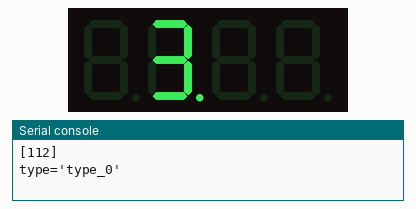
Recording of a program running on a simulated Raspberry Pi Pico running MicroPython. On the bench: 4-digit seven-segment display, the last lines printed to the serial console.

Above: at 0.1 s.
At 2.1 s:
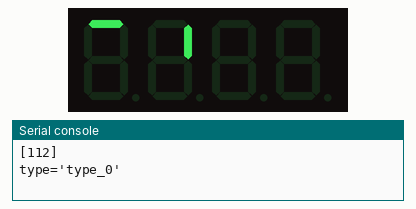
At 5.1 s:
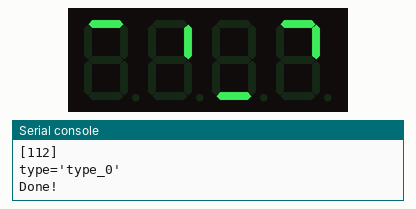
At 15.1 s:
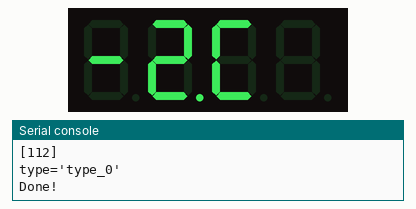
At 30.1 s:
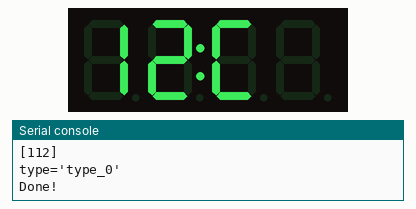
At 38.1 s:
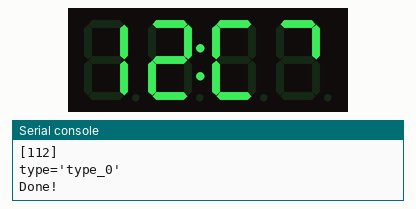

Measured:
- what the display in image 2 shows lasts 5.0 s, from 5.0 s to 10.0 s
- what the display in image 5 shows lasts 1.0 s, from 38.0 s to 39.0 s

The program:

ht16k33_lib.py
```python
'''
HT16K33経由、4桁7segment LED表示器用モジュール
2025/7/29
'''

from micropython import const

class MyHT16K33:
    ''' HT16K33に接続された 4桁7segment LEDディスプレイを操作するクラス '''
    DISPLAY_SETUP = const(0x80)
    BLINK_DISPLAYON = const(0x01)
    CMD_BRIGHTNESS = const(0xE0)
    OSCILATOR_ON = const(0x21)

    SEG_MAP = {' ': 0x00, '!': 0x86, '"': 0x22, '#': 0x7e, '$': 0x6d,
               '%': 0xd2, '&': 0x46, "'": 0x20, '(': 0x29, ')': 0x0b,
               '*': 0x21, '+': 0x70, ',': 0x10, '-': 0x40, '.': 0x80, '/': 0x52,

               '0': 0x3F, '1': 0x06, '2': 0x5B, '3': 0x4F, '4': 0x66,
               '5': 0x6D, '6': 0x7D, '7': 0x07, '8': 0x7F, '9': 0x6F,

               ':': 0x09, ';': 0x0d, '<': 0x61, '=': 0x48, '>': 0x43, '?': 0xd3, '@': 0x5f,

               'A': 0x77, 'B': 0x7C, 'C': 0x39, 'D': 0x5E, 'E': 0x79, 'F': 0x71, 'G': 0x3D,
               'H': 0x76, 'I': 0x06, 'J': 0x1E, 'K': 0x76, 'L': 0x38, 'M': 0x55, 'N': 0x54,
               'O': 0x3F, 'P': 0x73, 'Q': 0x67, 'R': 0x50, 'S': 0x6D, 'T': 0x78, 'U': 0x3E,
               'V': 0x1C, 'W': 0x2A, 'X': 0x76, 'Y': 0x6E, 'Z': 0x5B,

               '[': 0x39, '\\': 0x64, ']': 0x0f, '^': 0x23, '_': 0x08, '`': 0x02,
               }

    # 4桁7segment LED表示器のプロファイル
    DISPLAY_PROFILES = {
        "type_0": {         # type_0 : Linear Mapping 4digits and collon
            "digit_mapping": [0, 2, 4, 6],  # 表示桁とRAMアドレスのマッピング
            "colon_address": 8,             # コロン表示用 RAMアドレス
            "digit_count": 5                #
        },
        "type_1": {         # type_1 : 2 + collon + 2 type
            "digit_mapping": [0, 2, 6, 8],
            "colon_address": 4,
            "digit_count": 5
        }
    }

    @classmethod
    def get_seg(cls, chr: str) -> int:
        ''' segment表示データを取得する '''
        return cls.SEG_MAP.get(chr[0].upper(), 0x00)

    def __init__(self, i2c, address=0x70, type: str='type_0'):
        ''' HT16K33に接続された 4桁7segment LEDディスプレイを操作するクラス '''
        self.i2c = i2c          # I2Cインスタンス
        self.addr = address     # I2Cアドレス

        type = type if type in self.__class__.DISPLAY_PROFILES.keys() else "type_0"
        print(f"{type=}")
        self.PROFILE = self.__class__.DISPLAY_PROFILES[type]
        self.digits = len(self.PROFILE["digit_mapping"])    # 表示桁数
        # self.digit_mappling = self.__class__.DISPLAY_PROFILES["type_1"]["digit_mapping"]

        self._blinkrate = 0

        self._write_cmd(MyHT16K33.OSCILATOR_ON)     # Oscillator ON
        self.clear_display()
        self.set_display(True)                      # Display ON, Blink OFF
        self.set_brightness(15)                     # Brightness = Max

    def _write_cmd(self, data: int):
        ''' コマンドを送信する '''
        self.i2c.writeto(self.addr, bytearray([data & 0xff]))

    def _write_data(self, memaddr: int, buf: bytearray):
        ''' 指定のメモリアドレスにデータを書き込む '''
        self.i2c.writeto_mem(self.addr, memaddr, buf)

    def clear_display(self):
        ''' ディスプレイのデータをクリアする '''
        for i in range(self.PROFILE["digit_count"]):
            self._write_data(i * 2, bytearray([0x00]))

    def set_display(self, on: bool=True):
        ''' ディスプレイを表示／非表示状態にする '''
        if on:
            self._write_cmd(MyHT16K33.DISPLAY_SETUP | 0x01)
        else:
            self._write_cmd(MyHT16K33.DISPLAY_SETUP)

    def set_brightness(self, level: int):
        ''' ディスプレイの明るさを設定する（level = 0 ～ 15:max） '''
        if level:
            self._brightness = max(min(level, 0x0f), 0x00)
            self._write_cmd(self.CMD_BRIGHTNESS | level)
        return self._brightness

    def set_blinkrate(self, rate: int):
        ''' ディスプレイのブリンクレートを設定する（rate = 0:off ～ 3:0.5Hz） '''
        self._blinkrate = max(min(rate, 3), 0)
        self._write_cmd(MyHT16K33.DISPLAY_SETUP | self._blinkrate << 1 | 0x01)

    def write_segment(self, pos: int, data: int):
        ''' ディスプレイの指定桁に表示データを書き込む '''
        adrs = self.PROFILE["digit_mapping"][pos]
        self._write_data(adrs, bytearray([data]))

    def write_data(self, adrs: int, data: int):
        ''' ディスプレイの指定アドレスに表示データを書き込む '''
        # addrs = self.PROFILE["digit_mapping"][adrs] * 2
        self._write_data(adrs, bytearray([data]))

    def set_colon(self):
        self.write_data(self.PROFILE["colon_address"], 0x03)
        # self.write_data(self.digits, 0x03)

    def set_degree(self):
        self.write_data(self.PROFILE["colon_address"], 0x04)

    def set_extra(self, data: int=0x04):
        self.write_data(self.PROFILE["colon_address"], data)

    def write_char(self, pos: int, char: str, dot: bool=False):
        ''' ディスプレイの指定桁に表示文字を書き込む '''
        if 0 <= pos < self.digits:
            char = char[0] if char else ' '
            data = self.__class__.get_seg(char)
            if dot:
                data |= 0x80
            self.write_segment(pos, data)

    def write_number(self, value: float, pos: int=0, width: int=0, precision: int=1 ):
        ''' 浮動小数点数を表示する '''
        data_format = f"{{:{width+1}.{precision}f}}"

        # 浮動小数点数を文字列に変換、文字列を文字のリストに変換する
        # '12.7' -> ['1', '2', '.', '7']
        listval = list(data_format.format(value))

        if width:
            listval = listval[:width+1]

        # 小数点を数字に結合する
        # ['1', '2', '.', '7'] -> ['1', '2.', '7']
        sl = []
        for c in listval:
            if c == '.' and sl and sl[-1][-1] != '.':
                sl[-1] += c
            else:
                sl.append(c)

        # 末尾の小数点は消す
        sl[-1] = sl[-1][0]

        # 小数点があれば数字に合成して表示する
        wpos = pos
        for d in sl:
            self.write_char(wpos, d[0], dot=(d[-1] == '.'))
            wpos += 1


    def write_chars(self, chars: str, pos: int=0):
        ''' 文字を表示する '''
        for i, chr in enumerate(chars):
            self.write_segment(i + pos, self.get_seg(chr))


from machine import Pin, I2C
import time


# _SEGMENTS = bytearray(b'\x3F\x06\x5B\x4F\x66\x6D\x7D\x07\x7F\x6F\x77\x7C\x39\x5E\x79\x71\x3D\x76\x06\x1E\x76\x38\x55\x54\x3F\x73\x67\x50\x6D\x78\x3E\x1C\x2A\x76\x6E\x5B\x00\x40\x63')

HT16K33_ADDR = 0x70
I2C_SDA = 12
I2C_SCL = 13
I2C_CH = 0

i2c = I2C(I2C_CH, scl=Pin(I2C_SCL, Pin.OUT), sda=Pin(I2C_SDA, Pin.OUT), freq=100000)
addr = i2c.scan()
print(addr)

ht16k = MyHT16K33(i2c, HT16K33_ADDR, type='type_x')
# ht16k.set_display(True)

# ht16k.write_data(4, 0x3)
ht16k.write_char(1, '3', dot=True)

time.sleep(1)

t = -12.5
s = str(t)

# s=['-', '.', '1', '.', '.', '.', '2', '.', '5']
# print(f"{s=}")
sl = []
# sl.append(s[0])

# 小数点の要素を直前の文字（数字）に合体する（単独の小数点はそのまま）
for c in s:
    # if c == '.' and sl and len(sl[-1]) == 1:
    if c == '.' and sl and sl[-1][-1] != '.':
        sl[-1] += c
    else:
        sl.append(c)

ht16k.write_segment(0, 0x1)
time.sleep(1)
ht16k.write_segment(1, 0x2)
time.sleep(1)
ht16k.write_segment(2, 0x4)
time.sleep(1)
ht16k.write_segment(3, 0x8)
time.sleep(1)
ht16k.set_colon()
# ht16k.write_data(2, 0xFD)
# ht16k.write_data(2, 0x2)
print("Done!")
time.sleep(5)
ht16k.clear_display()
ht16k.write_char(3, 'C')
ht16k.write_number(-12.5, width=3)
time.sleep(5)

ht16k.write_number(-2.56, width=3)
time.sleep(5)

ht16k.write_number(2.8666, width=3)
time.sleep(5)

ht16k.write_number(12.72345, width=3)
time.sleep(5)

ht16k.write_number(120.54, width=3)
time.sleep(5)

ht16k.set_colon()
time.sleep(1)
ht16k.set_extra(0x01)
time.sleep(1)
ht16k.set_extra(0x02)
time.sleep(1)
ht16k.set_colon()
time.sleep(1)
ht16k.set_degree()
time.sleep(2)
ht16k.set_extra(0x00)
time.sleep(1)

ht16k.set_colon()
ht16k.write_chars('17')
for i in range(60):
    ht16k.write_chars("{:02}".format(i), 2)
    time.sleep(1)

ht16k.set_blinkrate(2)
time.sleep(3)
ht16k.set_blinkrate(0)
for i in range(16):
    ht16k.set_brightness(i)
    time.sleep(1)
```
